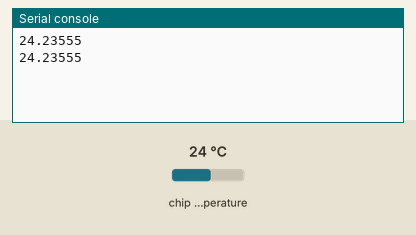
Recording of a program running on a simulated Raspberry Pi Pico running MicroPython. Parts: the last lines printed to the serial console. The test bench sets the inputs (shaded band); at power-on: chip temperature 24 °C.

Above: at 1.2 s.
1.3 s: chip temperature set to 1 °C
At 2.6 s:
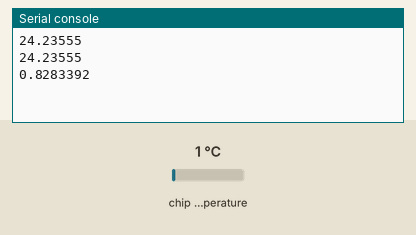
2.8 s: chip temperature set to 11 °C
At 3.6 s:
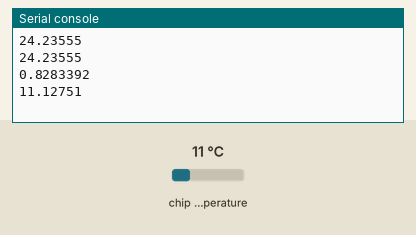
Timing chart, 0 to 5.8 s (numbered marks = the images above; inputs shaded):
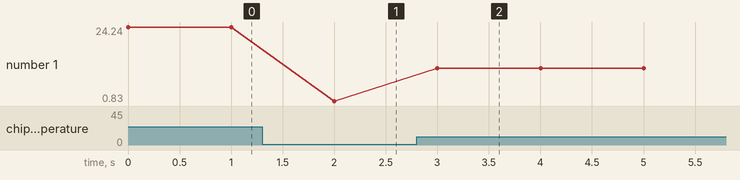

Measured:
- after the input at 1.3 s, the serial console: prints a new line after 0.70 s (image 1)
- after the input at 2.8 s, the serial console: prints a new line after 0.20 s (image 2)
- plotted number 1: 24.24 → 0.83 after the input at 1.3 s, 0.83 → 11.13 after the input at 2.8 s

The program:

main.py
```python
from machine import ADC
import time

adc = ADC(4) #TEMP SENSOR

while True:
    voltage = adc.read_u16() *3.3/65535 #caclulate the ADC voltage
    Temp = 27 - (voltage - 0.706)/0.001721  #convert to temp in C

    print(Temp)
    time.sleep(1)  #delay for 1 second


    
```
